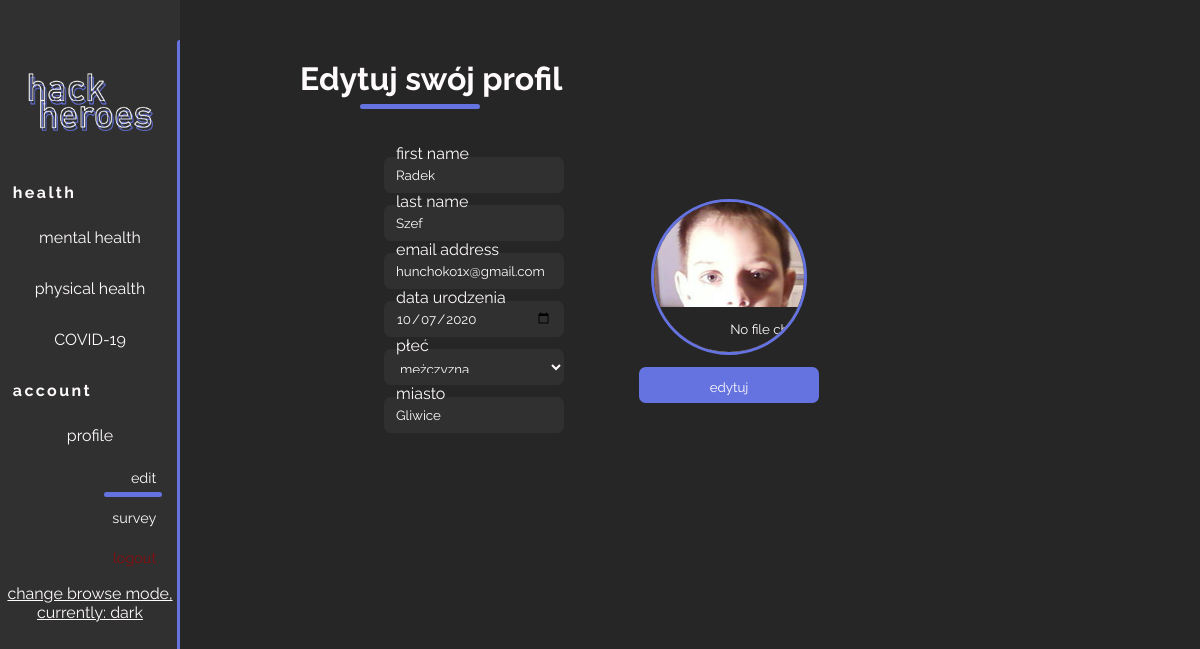
/account/edit/ (signed in), run on an earlier commit of the app's database.
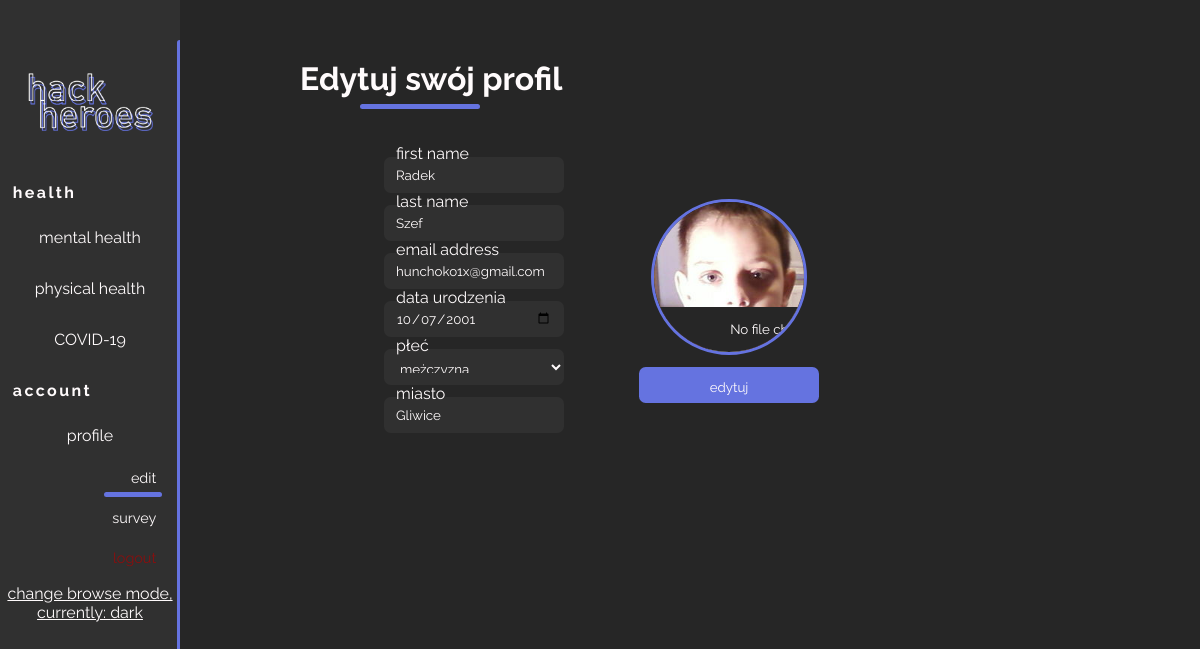
And on a later commit of the database.
### users/models.py (models this page shows, shortened)
class user_profile(models.Model):
    user = models.OneToOneField(User, on_delete = models.CASCADE, blank = True, editable = False, primary_key = True)
    sex = models.CharField(null = True, blank = True, max_length = 15, choices = GENDER_CHOICES)
    city = models.CharField(max_length = 40, blank = True, null = True)
    birth_date = models.DateField(null = True, blank = True)
    image = models.ImageField(upload_to = get_upload_path, default = 'profile_image/default.png', storage = OverwriteStorage())
    def my_property(self):
        return self.user.first_name + ' ' + self.user.last_name
    full_name = property(my_property)
    class Meta:
        verbose_name_plural = 'Dodatkowe informacje o użytkownikach'

### users/decorators.py (the view)
    def wrapper_func(request, *args, **kwargs):
        if not 'browse_mode' in request.session:
            request.session['browse_mode'] = 'dark'
        return view_func(request, *args, **kwargs)

### users/forms.py
class ModifyUserForm(forms.ModelForm):
    class Meta:
        model = User
        fields = ['first_name', 'last_name', 'email']
    def __init__(self, *args, **kwargs):
        super().__init__(*args, **kwargs)
        self.fields['first_name'].widget = forms.TextInput(attrs={'placeholder': ' '})
        self.fields['last_name'].widget = forms.TextInput(attrs={'placeholder': ' '})
        self.fields['email'].widget = forms.TextInput(attrs={'placeholder': ' '})

class ModifyUserDataForm(forms.ModelForm):
    sex = forms.ChoiceField(widget = forms.Select, choices = GENDER_CHOICES)
    class Meta:
        model = user_profile
        fields = ['birth_date', 'sex', 'city', 'image']
        widgets = {
            'birth_date': forms.DateInput(format = ('%Y-%m-%d'), attrs = {'type': 'date'}),
            'image': forms.FileInput()
        }
    def __init__(self, *args, **kwargs):
        super().__init__(*args, **kwargs)
        self.fields['birth_date'].label = 'Data urodzenia'
        self.fields['sex'].label = 'Płeć'
        self.fields['city'].label = 'Miasto'
        self.fields['city'].widget = forms.TextInput(attrs={'placeholder': ' '})

### templates/users/account_edit.html (shortened to what this page needs)
{% extends 'base.html' %}
{% load static %}
{% block css %}
{% if request.session.browse_mode == 'dark' %}
<link rel="stylesheet" href="{% static 'style/css/form-dark.css' %}">
{% else %}
<link rel="stylesheet" href="{% static 'style/css/form-light.css' %}">
{% endif %}
{% endblock css %}
{% block content %}
<h1>Edytuj swój profil</h1>
<form method="POST" action="{% url 'account_edit' %}" autocomplete="off" enctype="multipart/form-data">
    <div class="form-fields">
        {% for field in u_form %}
            <div class="form-div">
                {{ field }} <label for="{{ field.id_for_label }}"><span>{{ field.label }}</span></label>
            </div>
        {% endfor %}
        {% for field in p_form %}
            {% if field != p_form.image %}
                <div class="form-div">
                    {{ field }} <label for="{{ field.id_for_label }}"><span>{{ field.label }}</span></label>
                </div>
            {% endif %}
        {% endfor %}
    </div>
    <div class="form-right">
        <div class="form-image">
            <img src="{{ form_user.image.url }}" alt="">
            {{ p_form.image }}
        </div>
        <input type="submit" value="edytuj">
    </div>
</form>
{% endblock content %}

### templates/base.html (shortened to what this page needs)
{% load static %}
<!DOCTYPE html>
<html lang="en">
<head>
    {% if request.session.browse_mode == 'dark' %}
    <link rel="stylesheet" href='{% static "style/css/base-dark.css" %}'>
    {% else %}
    <link rel="stylesheet" href='{% static "style/css/base-light.css" %}'>
    {% endif %}
    {% block css %}
    {% endblock css %}
</head>
<body>
    <header class="header">
        <nav class="header-nav">
            {% if request.session.browse_mode == 'dark' %}
            <img src='{% static "img/logo-light.png" %}' alt="">
            {% else %}
            <img src='{% static "img/logo-dark.png" %}' alt="">
            {% endif %}
            <p>health</p>
            <ul class="header-nav-list">
                <li class="header-nav-list-item {% if request.resolver_match.view_name == 'mental_health_view' %} header-item-active {% endif %}"><a href="{% url 'mental_health_view' %}">mental health</a></li>
                <li class="header-nav-list-item {% if request.resolver_match.view_name == 'physical_health_view' %} header-item-active {% endif %}"><a href="{% url 'physical_health_view' %}">physical health</a></li>
                <li class="header-nav-list-item {% if request.resolver_match.view_name == 'covid' %} header-item-active {% endif %}"><a href="{% url 'covid' %}">COVID-19</a>
                </li>
            </ul>
        </nav>
        <nav class="header-account">
            <p>account</p>
            <ul class="header-account-list">
                {% if not user.is_authenticated %}
                <li class="header-account-list-item {% if request.resolver_match.view_name == 'login' %} header-item-active {% endif %}"><a href="{% url 'login' %}">login</a></li>
                <li class="header-account-list-item {% if request.resolver_match.view_name == 'register' %} header-item-active {% endif %}"><a href="{% url 'register' %}">register</a></li>
                {% else %}
                <li class="header-account-list-item {% if request.resolver_match.view_name == 'account' %} header-item-active {% endif %}"><a href="{% url 'account' %}">profile</a>
                    <ul class="header-account-nested-list {% if request.resolver_match.view_name == 'account_edit' or request.resolver_match.view_name == 'account_survey' %} header-account-nested-list-active {% else %} header-account-nested-list-inactive {% endif %}">
                        <li class="header-account-nested-list-item {% if request.resolver_match.view_name == 'account_edit' %} header-item-active {% endif %}"><a href="{% url 'account_edit' %}">edit</a></li>
                        <li class="header-account-nested-list-item {% if request.resolver_match.view_name == 'account_survey' %} header-item-active {% endif %}"><a href="{% url 'account_survey' %}">survey</a></li>
                        <li class="header-account-nested-list-item logout"><a href="{% url 'logout' %}">logout</a></li>
                    </ul>
                </li>
                {% endif %}
            </ul>
        </nav>
        <a href="{% url 'browse_mode' request.resolver_match.view_name %}">change browse mode, currently: {{ request.session.browse_mode }}</a>
    </header>
    <main class="main">
        {% block content %}
        {% endblock content %}
    </main>
</body>
</html>

### static/style/css/base-dark.css (style rules this page uses)
body { padding: 0; margin: 0; box-sizing: border-box; display: flex; flex-wrap: wrap; background-color: #303030; }
body * { padding: 0; margin: 0; box-sizing: border-box; font-family: "Raleway", sans-serif; color: #FFFBFC; }
body .header { flex-basis: 15%; height: auto; display: flex; flex-direction: column; justify-content: start; text-align: center; padding: 2em 0; position: relative; }
body .header::after { content: " "; position: absolute; height: 90%; right: -2px; bottom: 5%; border-radius: 0.5em; border-right: 5px solid #6573e0; }
body .header .header-nav { margin-top: 5vh; flex-basis: 25vh; }
body .header .header-nav > img { width: 70%; }
body .header .header-nav p { margin-top: 3vw; text-align: left; padding: 0.8em; letter-spacing: 0.15em; font-weight: 700; }
body .header .header-nav .header-nav-list { list-style: none; }
body .header .header-nav .header-nav-list .header-nav-list-item { width: 80%; margin-left: 10%; margin-bottom: 0.4em; overflow: hidden; }
body .header .header-nav .header-nav-list .header-nav-list-item a { display: block; padding: 0.8em 0.4em; text-decoration: none; position: relative; }
body .header .header-nav .header-nav-list .header-nav-list-item a::after { content: " "; width: 0; position: absolute; bottom: 0; right: 0; border-radius: 0.5em; border-bottom: 5px solid #6573e0; transition-duration: 0.5s; }
body .header .header-account p { text-align: left; padding: 0.8em; letter-spacing: 0.15em; font-weight: 700; }
body .header .header-account .header-account-list { list-style: none; }
body .header .header-account .header-account-list .header-account-list-item { width: 80%; margin-left: 10%; margin-bottom: 0.4em; overflow: hidden; }
body .header .header-account .header-account-list .header-account-list-item .header-account-nested-list { list-style: none; transition-duration: 0.5s; max-height: 0; }
body .header .header-account .header-account-list .header-account-list-item .header-account-nested-list .header-account-nested-list-item { font-size: 90%; text-align: right; }
body .header .header-account .header-account-list .header-account-list-item .header-account-nested-list .logout a { color: #8a0e0e; }
body .header .header-account .header-account-list .header-account-list-item .header-account-nested-list-active { max-height: 10em; }
body .header .header-account .header-account-list .header-account-list-item a { display: block; padding: 0.8em 0.4em; text-decoration: none; position: relative; }
body .header .header-account .header-account-list .header-account-list-item a::after { content: " "; width: 0; position: absolute; bottom: 0; right: 0; border-radius: 0.5em; border-bottom: 5px solid #6573e0; transition-duration: 0.5s; }
body .header .header-item-active > a { position: relative; }
body .header .header-item-active > a::after { content: " "; width: 40% !important; position: absolute; bottom: 0; right: 0; border-radius: 0.5em; border-bottom: 5px solid #6573e0; transition-duration: 0.5s; }
body .main { flex-basis: 85%; height: 100vh; background-color: #262626; position: relative; overflow-x: hidden; }
body .main * { color: #FFFBFC; }

What changed in the data, as far as the page shows it:
changed user_profile "mężczyzna": birth_date "10/07/2020" → "10/07/2001"
